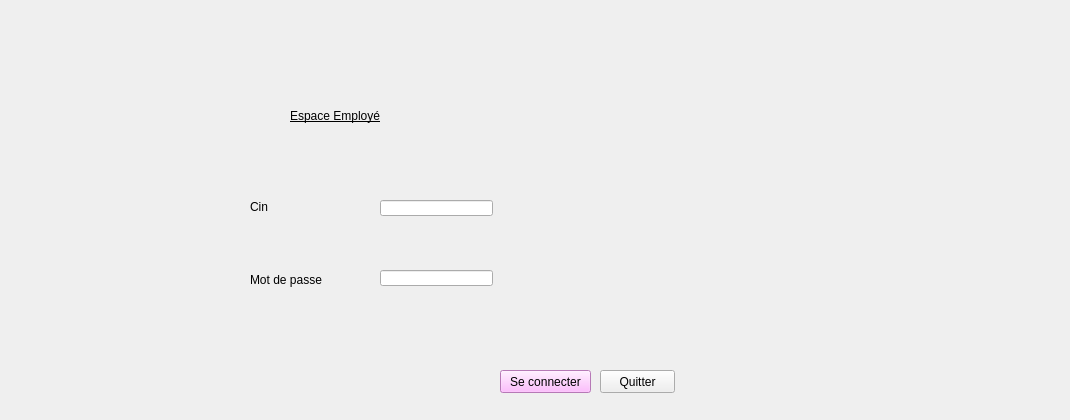
   <widget class="QWidget" name="page">
    <widget class="QLabel" name="label_3">
     <property name="geometry">
      <rect>
       <x>0</x>
       <y>0</y>
       <width>1061</width>
       <height>411</height>
      </rect>
     </property>
     <property name="cursor">
      <cursorShape>ArrowCursor</cursorShape>
     </property>
     <property name="text">
      <string/>
     </property>
     <property name="pixmap">
      <pixmap>../../Downloads/accueil.jpg</pixmap>
     </property>
    </widget>
    <widget class="QLabel" name="label_2">
     <property name="geometry">
      <rect>
       <x>290</x>
       <y>100</y>
       <width>241</width>
       <height>31</height>
      </rect>
     </property>
     <property name="styleSheet">
      <string notr="true">color:rgb(0, 0, 0);
font: 75 17pt &quot;Segoe Script&quot;;
text-decoration: underline;
</string>
     </property>
     <property name="text">
      <string>Espace Employé</string>
     </property>
    </widget>
    <widget class="QLabel" name="label_4">
     <property name="geometry">
      <rect>
       <x>250</x>
       <y>200</y>
       <width>47</width>
       <height>14</height>
      </rect>
     </property>
     <property name="styleSheet">
      <string notr="true">color: rgb(0, 0, 0);
font: 87 10pt &quot;Arial Black&quot;;
</string>
     </property>
     <property name="text">
      <string>Cin</string>
     </property>
    </widget>
    <widget class="QLabel" name="label_5">
     <property name="geometry">
      <rect>
       <x>250</x>
       <y>270</y>
       <width>131</width>
       <height>20</height>
      </rect>
     </property>
     <property name="styleSheet">
      <string notr="true">color: rgb(0, 0, 0);
font: 87 10pt &quot;Arial Black&quot;;</string>
     </property>
     <property name="text">
      <string>Mot de passe</string>
     </property>
    </widget>
    <widget class="QLineEdit" name="lineEdit">
     <property name="geometry">
      <rect>
       <x>380</x>
       <y>200</y>
       <width>113</width>
       <height>16</height>
      </rect>
     </property>
     <property name="styleSheet">
      <string notr="true">font: 75 9pt &quot;Segoe Script&quot;;
color: rgb(0, 0, 0);</string>
     </property>
     <property name="maxLength">
      <number>10</number>
     </property>
    </widget>
    <widget class="QLineEdit" name="lineEdit_2">
     <property name="geometry">
      <rect>
       <x>380</x>
       <y>270</y>
       <width>113</width>
       <height>16</height>
      </rect>
     </property>
     <property name="echoMode">
      <enum>QLineEdit::Password</enum>
     </property>
    </widget>
    <widget class="QPushButton" name="pushButton">
     <property name="geometry">
      <rect>
       <x>500</x>
       <y>370</y>
       <width>91</width>
       <height>23</height>
      </rect>
     </property>
     <property name="palette">
      <palette>
       <active>
        <colorrole role="WindowText">
         <brush brushstyle="SolidPattern">
          <color alpha="255">
           <red>0</red>
           <green>0</green>
           <blue>0</blue>
          </color>
         </brush>
        </colorrole>
        <colorrole role="Button">
         <brush brushstyle="SolidPattern">
          <color alpha="255">
           <red>255</red>
           <green>170</green>
           <blue>255</blue>
          </color>
         </brush>
        </colorrole>
        <colorrole role="Light">
         <brush brushstyle="SolidPattern">
          <color alpha="255">
           <red>255</red>
           <green>255</green>
           <blue>255</blue>
          </color>
         </brush>
        </colorrole>
        <colorrole role="Midlight">
         <brush brushstyle="SolidPattern">
          <color alpha="255">
           <red>255</red>
           <green>212</green>
           <blue>255</blue>
          </color>
         </brush>
        </colorrole>
        <colorrole role="Dark">
         <brush brushstyle="SolidPattern">
          <color alpha="255">
           <red>127</red>
           <green>85</green>
           <blue>127</blue>
          </color>
         </brush>
        </colorrole>
        <colorrole role="Mid">
         <brush brushstyle="SolidPattern">
          <color alpha="255">
           <red>170</red>
           <green>113</green>
           <blue>170</blue>
          </color>
         </brush>
        </colorrole>
        <colorrole role="Text">
         <brush brushstyle="SolidPattern">
          <color alpha="255">
           <red>0</red>
           <green>0</green>
           <blue>0</blue>
          </color>
         </brush>
        </colorrole>
        <colorrole role="BrightText">
         <brush brushstyle="SolidPattern">
          <color alpha="255">
           <red>255</red>
           <green>255</green>
           <blue>255</blue>
          </color>
         </brush>
        </colorrole>
        <colorrole role="ButtonText">
         <brush brushstyle="SolidPattern">
          <color alpha="255">
           <red>0</red>
           <green>0</green>
           <blue>0</blue>
          </color>
         </brush>
        </colorrole>
        <colorrole role="Base">
         <brush brushstyle="SolidPattern">
          <color alpha="255">
           <red>255</red>
           <green>255</green>
           <blue>255</blue>
          </color>
         </brush>
        </colorrole>
        <colorrole role="Window">
         <brush brushstyle="SolidPattern">
          <color alpha="255">
           <red>255</red>
           <green>170</green>
           <blue>255</blue>
          </color>
         </brush>
        </colorrole>
        <colorrole role="Shadow">
         <brush brushstyle="SolidPattern">
          <color alpha="255">
           <red>0</red>
           <green>0</green>
           <blue>0</blue>
          </color>
         </brush>
        </colorrole>
        <colorrole role="AlternateBase">
         <brush brushstyle="SolidPattern">
          <color alpha="255">
           <red>255</red>
           <green>212</green>
           <blue>255</blue>
          </color>
         </brush>
        </colorrole>
        <colorrole role="ToolTipBase">
         <brush brushstyle="SolidPattern">
          <color alpha="255">
           <red>255</red>
           <green>255</green>
           <blue>220</blue>
          </color>
         </brush>
        </colorrole>
        <colorrole role="ToolTipText">
         <brush brushstyle="SolidPattern">
          <color alpha="255">
           <red>0</red>
           <green>0</green>
           <blue>0</blue>
          </color>
         </brush>
        </colorrole>
        <colorrole role="PlaceholderText">
         <brush brushstyle="NoBrush">
          <color alpha="128">
           <red>0</red>
           <green>0</green>
           <blue>0</blue>
          </color>
         </brush>
        </colorrole>
       </active>
       <inactive>
        <colorrole role="WindowText">
         <brush brushstyle="SolidPattern">
          <color alpha="255">
           <red>0</red>
           <green>0</green>
           <blue>0</blue>
          </color>
         </brush>
        </colorrole>
        <colorrole role="Button">
         <brush brushstyle="SolidPattern">
          <color alpha="255">
           <red>255</red>
           <green>170</green>
           <blue>255</blue>
          </color>
         </brush>
        </colorrole>
        <colorrole role="Light">
         <brush brushstyle="SolidPattern">
          <color alpha="255">
           <red>255</red>
           <green>255</green>
           <blue>255</blue>
          </color>
         </brush>
        </colorrole>
        <colorrole role="Midlight">
         <brush brushstyle="SolidPattern">
          <color alpha="255">
           <red>255</red>
           <green>212</green>
           <blue>255</blue>
          </color>
         </brush>
        </colorrole>
        <colorrole role="Dark">
         <brush brushstyle="SolidPattern">
          <color alpha="255">
           <red>127</red>
           <green>85</green>
           <blue>127</blue>
          </color>
         </brush>
        </colorrole>
        <colorrole role="Mid">
         <brush brushstyle="SolidPattern">
          <color alpha="255">
           <red>170</red>
           <green>113</green>
           <blue>170</blue>
          </color>
         </brush>
        </colorrole>
        <colorrole role="Text">
         <brush brushstyle="SolidPattern">
          <color alpha="255">
           <red>0</red>
           <green>0</green>
           <blue>0</blue>
          </color>
         </brush>
        </colorrole>
        <colorrole role="BrightText">
         <brush brushstyle="SolidPattern">
          <color alpha="255">
           <red>255</red>
           <green>255</green>
           <blue>255</blue>
          </color>
         </brush>
        </colorrole>
        <colorrole role="ButtonText">
         <brush brushstyle="SolidPattern">
          <color alpha="255">
           <red>0</red>
           <green>0</green>
           <blue>0</blue>
          </color>
         </brush>
        </colorrole>
        <colorrole role="Base">
         <brush brushstyle="SolidPattern">
          <color alpha="255">
           <red>255</red>
           <green>255</green>
           <blue>255</blue>
          </color>
         </brush>
        </colorrole>
        <colorrole role="Window">
         <brush brushstyle="SolidPattern">
          <color alpha="255">
           <red>255</red>
           <green>170</green>
           <blue>255</blue>
          </color>
         </brush>
        </colorrole>
        <colorrole role="Shadow">
         <brush brushstyle="SolidPattern">
          <color alpha="255">
           <red>0</red>
           <green>0</green>
           <blue>0</blue>
          </color>
         </brush>
        </colorrole>
        <colorrole role="AlternateBase">
         <brush brushstyle="SolidPattern">
          <color alpha="255">
           <red>255</red>
           <green>212</green>
           <blue>255</blue>
          </color>
         </brush>
        </colorrole>
        <colorrole role="ToolTipBase">
         <brush brushstyle="SolidPattern">
          <color alpha="255">
           <red>255</red>
           <green>255</green>
           <blue>220</blue>
          </color>
         </brush>
        </colorrole>
        <colorrole role="ToolTipText">
         <brush brushstyle="SolidPattern">
          <color alpha="255">
           <red>0</red>
           <green>0</green>
           <blue>0</blue>
          </color>
         </brush>
        </colorrole>
        <colorrole role="PlaceholderText">
         <brush brushstyle="NoBrush">
          <color alpha="128">
           <red>0</red>
           <green>0</green>
           <blue>0</blue>
          </color>
         </brush>
        </colorrole>
       </inactive>
       <disabled>
        <colorrole role="WindowText">
         <brush brushstyle="SolidPattern">
          <color alpha="255">
           <red>0</red>
           <green>0</green>
           <blue>0</blue>
          </color>
         </brush>
        </colorrole>
        <colorrole role="Button">
         <brush brushstyle="SolidPattern">
          <color alpha="255">
           <red>255</red>
           <green>170</green>
           <blue>255</blue>
          </color>
         </brush>
        </colorrole>
        <colorrole role="Light">
         <brush brushstyle="SolidPattern">
          <color alpha="255">
           <red>255</red>
           <green>255</green>
           <blue>255</blue>
          </color>
         </brush>
        </colorrole>
        <colorrole role="Midlight">
         <brush brushstyle="SolidPattern">
          <color alpha="255">
           <red>255</red>
           <green>212</green>
           <blue>255</blue>
          </color>
         </brush>
        </colorrole>
        <colorrole role="Dark">
         <brush brushstyle="SolidPattern">
          <color alpha="255">
           <red>127</red>
           <green>85</green>
           <blue>127</blue>
          </color>
         </brush>
        </colorrole>
        <colorrole role="Mid">
         <brush brushstyle="SolidPattern">
          <color alpha="255">
           <red>170</red>
           <green>113</green>
           <blue>170</blue>
          </color>
         </brush>
        </colorrole>
        <colorrole role="Text">
         <brush brushstyle="SolidPattern">
          <color alpha="255">
           <red>0</red>
           <green>0</green>
           <blue>0</blue>
          </color>
         </brush>
        </colorrole>
        <colorrole role="BrightText">
         <brush brushstyle="SolidPattern">
          <color alpha="255">
           <red>255</red>
           <green>255</green>
           <blue>255</blue>
          </color>
         </brush>
        </colorrole>
        <colorrole role="ButtonText">
         <brush brushstyle="SolidPattern">
          <color alpha="255">
           <red>0</red>
           <green>0</green>
           <blue>0</blue>
          </color>
         </brush>
        </colorrole>
        <colorrole role="Base">
         <brush brushstyle="SolidPattern">
          <color alpha="255">
           <red>255</red>
           <green>170</green>
           <blue>255</blue>
          </color>
         </brush>
        </colorrole>
        <colorrole role="Window">
         <brush brushstyle="SolidPattern">
          <color alpha="255">
           <red>255</red>
           <green>170</green>
           <blue>255</blue>
          </color>
         </brush>
        </colorrole>
        <colorrole role="Shadow">
         <brush brushstyle="SolidPattern">
          <color alpha="255">
           <red>0</red>
           <green>0</green>
           <blue>0</blue>
          </color>
         </brush>
        </colorrole>
        <colorrole role="AlternateBase">
         <brush brushstyle="SolidPattern">
          <color alpha="255">
           <red>255</red>
           <green>170</green>
           <blue>255</blue>
          </color>
         </brush>
        </colorrole>
        <colorrole role="ToolTipBase">
         <brush brushstyle="SolidPattern">
          <color alpha="255">
           <red>255</red>
           <green>255</green>
           <blue>220</blue>
          </color>
         </brush>
        </colorrole>
        <colorrole role="ToolTipText">
         <brush brushstyle="SolidPattern">
          <color alpha="255">
           <red>0</red>
           <green>0</green>
           <blue>0</blue>
          </color>
         </brush>
        </colorrole>
        <colorrole role="PlaceholderText">
         <brush brushstyle="NoBrush">
          <color alpha="128">
           <red>0</red>
           <green>0</green>
           <blue>0</blue>
          </color>
         </brush>
        </colorrole>
       </disabled>
      </palette>
     </property>
     <property name="cursor">
      <cursorShape>ArrowCursor</cursorShape>
     </property>
     <property name="styleSheet">
      <string notr="true">font: 75 8pt &quot;Segoe Script&quot;;
color: rgb(0, 0, 0);</string>
     </property>
     <property name="text">
      <string>Se connecter</string>
     </property>
    </widget>
    <widget class="QPushButton" name="pushButton_2">
     <property name="geometry">
      <rect>
       <x>600</x>
       <y>370</y>
       <width>75</width>
       <height>23</height>
      </rect>
     </property>
     <property name="styleSheet">
      <string notr="true">font: 75 8pt &quot;Segoe Script&quot;;
color: rgb(0, 0, 0);</string>
     </property>
     <property name="text">
      <string>Quitter</string>
     </property>
    </widget>
   </widget>
